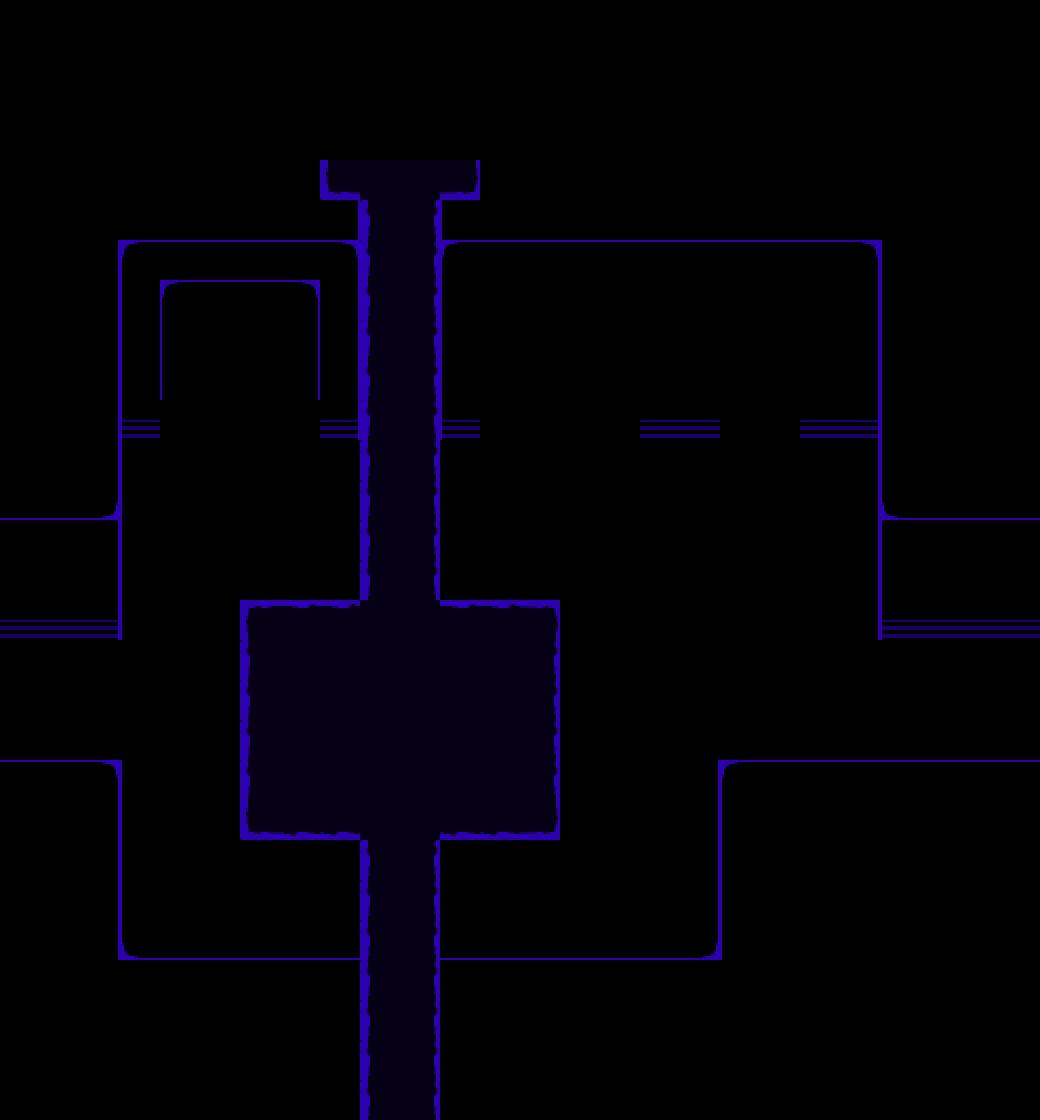

The image is a tile-based game level rendered from a .tmx file. Its description and complete source (layers, tilesets, objects, tile grids) follow:
An orthogonal 26x28 tile map with 40x40 px tiles, 1 tile layer (Tile Layer 1), 4 tilesets and 41 objects (2x transition, entryleft, entrydown).

<map version="1.10" tiledversion="1.10.0" orientation="orthogonal" renderorder="right-down" width="26" height="28" tilewidth="40" tileheight="40" infinite="0" nextlayerid="6" nextobjectid="76">
 <editorsettings>
  <export target="devhotel_lobby.lua" format="lua" />
 </editorsettings>
 <properties>
  <property name="music" value="devhotel" />
 </properties>
 <tileset firstgid="1" source="../tilesets/devroom.tsx" />
 <tileset firstgid="37" source="../tilesets/objects.tsx" />
 <tileset firstgid="81" source="../tilesets/hoteldoors.tsx" />
 <tileset firstgid="82" source="../tilesets/city_alleyway.tsx" />
 <layer id="1" name="Tile Layer 1" width="26" height="28">
  <data encoding="csv">
8,8,8,8,8,8,8,8,8,8,8,8,8,8,8,8,8,8,8,8,8,8,8,8,8,8,
8,8,8,8,8,8,8,8,8,8,8,8,8,8,8,8,8,8,8,8,8,8,8,8,8,8,
8,8,8,8,8,8,8,8,8,8,8,8,8,8,8,8,8,8,8,8,8,8,8,8,8,8,
8,8,8,8,8,8,8,8,8,8,8,8,8,8,8,8,8,8,8,8,8,8,8,8,8,8,
8,8,8,8,8,8,8,8,31,26,26,33,8,8,8,8,8,8,8,8,8,8,8,8,8,8,
8,8,8,8,8,8,8,8,9,25,27,7,8,8,8,8,8,8,8,8,8,8,8,8,8,8,
8,8,9,1,2,2,2,2,3,25,27,1,2,2,2,2,2,2,2,2,2,3,7,8,8,8,
8,8,9,7,1,2,2,3,9,25,27,7,8,8,8,8,8,8,8,8,8,9,7,8,8,8,
8,8,9,7,7,8,8,9,9,25,27,7,8,8,8,8,8,8,8,8,8,9,7,8,8,8,
8,8,9,7,7,8,8,9,9,25,27,7,8,8,8,8,8,8,8,8,8,9,7,8,8,8,
8,8,9,4,8,8,8,8,6,25,27,4,8,8,8,8,5,5,8,8,5,6,7,8,8,8,
8,8,9,7,8,8,8,8,8,25,27,8,8,8,8,8,8,8,8,8,8,9,7,8,8,8,
14,14,15,7,8,8,8,8,8,25,27,8,8,8,8,8,8,8,8,8,8,9,13,14,14,14,
8,8,9,7,8,8,8,8,8,25,27,8,8,8,8,8,8,8,8,8,8,9,7,8,8,8,
8,8,9,7,8,8,8,8,8,25,27,8,8,8,8,8,8,8,8,8,8,9,7,8,8,8,
5,5,6,7,8,8,19,20,20,26,26,20,20,21,8,8,8,8,8,8,8,9,4,5,5,5,
8,8,8,8,8,8,25,26,26,26,26,26,26,27,8,8,8,8,8,8,8,8,8,8,8,8,
8,8,8,8,8,8,25,26,26,26,26,26,26,27,8,8,8,8,8,8,8,8,8,8,8,8,
8,8,8,8,8,8,25,26,26,26,26,26,26,27,8,8,8,8,8,8,8,8,8,8,8,8,
2,2,3,7,8,8,25,26,26,26,26,26,26,27,8,8,8,9,1,2,2,2,2,2,2,2,
8,8,9,7,8,8,31,32,32,26,26,32,32,33,8,8,8,9,7,8,8,8,8,8,8,8,
8,8,9,7,8,8,8,8,8,25,27,8,8,8,8,8,8,9,7,8,8,8,8,8,8,8,
8,8,9,7,8,8,8,8,8,25,27,8,8,8,8,8,8,9,7,8,8,8,8,8,8,8,
8,8,9,13,14,14,14,14,14,25,27,14,14,14,14,14,14,15,7,8,8,8,8,8,8,8,
8,8,8,8,8,8,8,8,8,25,27,8,8,8,8,8,8,8,8,8,8,8,8,8,8,8,
8,8,8,8,8,8,8,8,8,25,27,8,8,8,8,8,8,8,8,8,8,8,8,8,8,8,
8,8,8,8,8,8,8,8,8,25,27,8,8,8,8,8,8,8,8,8,8,8,8,8,8,8,
8,8,8,8,8,8,8,8,8,25,27,8,8,8,8,8,8,8,8,8,8,8,8,8,8,8
</data>
 </layer>
 <objectgroup color="#0000ff" id="2" name="collision">
  <object id="24" x="280" y="40" width="40" height="160" />
  <object id="25" x="480" y="40" width="40" height="160" />
  <object id="26" x="440" y="200" width="40" height="240" />
  <object id="27" x="320" y="200" width="40" height="240" />
  <object id="28" x="640" y="400" width="80" height="40" />
  <object id="29" x="800" y="400" width="80" height="40" />
  <object id="33" x="0" y="400" width="120" height="240" />
  <object id="34" x="880" y="400" width="160" height="240" />
  <object id="36" x="720" y="760" width="320" height="40" />
  <object id="37" x="720" y="800" width="40" height="160" />
  <object id="38" x="440" y="960" width="320" height="40" />
  <object id="39" x="0" y="760" width="120" height="40" />
  <object id="40" x="80" y="800" width="40" height="160" />
  <object id="41" x="80" y="960" width="280" height="40" />
  <object id="42" x="320" y="1000" width="40" height="120" />
  <object id="56" x="0" y="640" width="40" height="120" />
  <object id="57" x="360" y="960" width="80" height="40" />
  <object id="58" x="440" y="1000" width="40" height="120" />
  <object id="72" x="480" y="400" width="160" height="40" />
  <object id="73" x="720" y="400" width="80" height="40" />
  <object id="74" x="120" y="400" width="200" height="40" />
 </objectgroup>
 <objectgroup id="3" name="objects_props">
  <object id="17" gid="74" x="320" y="160" width="160" height="120" />
  <object id="19" gid="74" x="480" y="440" width="160" height="120" />
  <object id="18" gid="60" x="140" y="440" width="200" height="60" />
  <object id="21" gid="58" x="720" y="440" width="80" height="120" />
 </objectgroup>
 <objectgroup color="#ff00ff" id="4" name="objects">
  <object id="22" gid="77" x="320" y="760" width="162" height="78" />
  <object id="44" name="transition" x="1020" y="640" width="40" height="120">
   <properties>
    <property name="map" value="devhotel1" />
    <property name="marker" value="entryright" />
   </properties>
  </object>
  <object id="47" name="transition" x="320" y="112" width="160" height="40">
   <properties>
    <property name="map" value="devroom" />
    <property name="marker" value="entry2" />
   </properties>
  </object>
  <object id="51" gid="310" x="360" y="1000" width="40" height="40" />
  <object id="52" gid="310" x="400" y="1000" width="40" height="40" />
  <object id="53" gid="310" x="0" y="680" width="40" height="40" />
  <object id="54" gid="310" x="0" y="720" width="40" height="40" />
  <object id="55" gid="310" x="0" y="760" width="40" height="40" />
  <object id="66" gid="310" x="480" y="440" width="40" height="40" />
  <object id="67" gid="310" x="520" y="440" width="40" height="40" />
  <object id="68" gid="310" x="560" y="440" width="40" height="40" />
  <object id="69" gid="310" x="600" y="440" width="40" height="40" />
  <object id="70" gid="310" x="720" y="440" width="40" height="40" />
  <object id="71" gid="310" x="760" y="440" width="40" height="40" />
 </objectgroup>
 <objectgroup color="#7f00ff" id="5" name="markers">
  <object id="45" name="entryleft" x="980" y="720">
   <point />
  </object>
  <object id="48" name="entrydown" x="400" y="220">
   <point />
  </object>
 </objectgroup>
</map>
